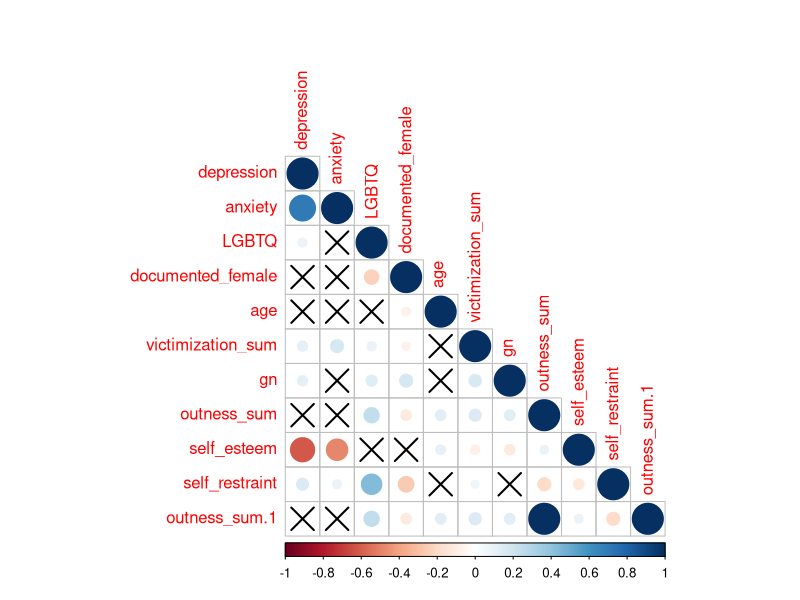

Generate this figure with R: (Note: this script raises an error after producing the figure.)
## ---- chunk 1
knitr::opts_chunk$set(echo = TRUE)
## ---- chunk 2
df <- read.csv("lgbtPKU.csv")
dim(df)
## ---- chunk 3
library(dplyr)
library(tidyverse)

# renaming for categorical and ordinals
df <- df %>%
  rename(nationality = Q4,
         ethnicity = Q5,
         department = Q6,
         grade = Q7,
         previous_residency = Q8,
         sexual_orientation = Q12,
         nonconformity_masculine = Q14,
         nonconformity_feminine = Q15,
         support_from_queer = Q25_行1,
         support_from_nonqueer = Q25_行1,
         )

#manipulations
df$age <- 33 - df$Q3
df$self_restraint_teacher <- 5 - df$Q18
df$documented_male <- 2 - df$Q9
df$documented_female <- 1 - df$documented_male

df$assigned_male <- ifelse(df$Q10 != 3, 2 - df$Q10, NA)
df$assigned_female <- 1 - df$assigned_male

df$cisgender <- 2 - df$Q11
df$transgender <- 1 - df$cisgender

library(fastDummies)
df <- dummy_cols(df, select_columns = "sexual_orientation", remove_first_dummy = TRUE)

df$singleness <- ifelse(df$Q13 == 1, 1, 0)

df$gn <- ifelse(df$nonconformity_masculine == -3, 
             df$nonconformity_feminine, df$nonconformity_masculine)

df$outness <- 2 - df$Q16
df$out_to_teacher <- ifelse(df$Q17 == 1, 1, 0)
df$public_out = ifelse(df$Q21 == 1, 1, 0)
df$out_to_queer_friends = ifelse(df$Q23 == -3, 1, df$Q23)
df$out_to_nonqueer_friends = ifelse(df$Q24 == -3, 1, df$Q24)

#LGBTQ+
df$LGBTQ <- ifelse(df$Q10 != 3 & df$cisgender == 1 & df$sexual_orientation == 2, 0, 1)

#perceived LGBTQ+-affirming attitude
df$perceived_acceptance_teacher = 5 - df$Q19
df$perceived_acceptance_student = 5 - df$Q28

df$victimization_teacher <- 1 - df$Q20_选项17
df$victimization_student <- 1 - df$Q29_选项14
df$victimization_ever <- ifelse(df$victimization_teacher == 1 | df$victimization_student == 1, 1, 0)

#Self-restraint of gender expression
df$self_restraint_allstudent <- 10 - df$Q27_行1 - df$Q27_行2
df$self_restraint_otherLGBTQ <- 5 - df$Q27_行1
df$self_restraint_otherstudents <- 5 - df$Q27_行2
df$self_restraint <- df$self_restraint_teacher + df$self_restraint_allstudent - 3

# self-esteem: Rosenberg Self-Esteem Scale, RSES
df <- df %>%
  mutate(
    Q31_行3_r  = 6 - Q31_行3,
    Q31_行5_r  = 6 - Q31_行5,
    Q31_行8_r  = 6 - Q31_行8,
    Q31_行9_r  = 6 - Q31_行9,
    Q31_行10_r = 6 - Q31_行10)

df <- df %>%
  mutate(
    self_esteem = rowSums(
      select(., all_of(c(
        "Q31_行1", "Q31_行2", "Q31_行3_r", "Q31_行4", "Q31_行5_r",
        "Q31_行6", "Q31_行7", "Q31_行8_r", "Q31_行9_r", "Q31_行10_r"
      ))),
      na.rm = TRUE
    )
  )

# depression: Center for Epidemiologic Studies Depression Scale, CESD 9-item Chinese version
df <- df %>%
  mutate(
    Q30_行5_r = 5 - Q30_行5,
    Q30_行7_r = 5 - Q30_行7)

df <- df %>%
  mutate(
    depression = Q30_行1 + Q30_行2 + Q30_行3 + Q30_行4 + 
                 Q30_行5_r + Q30_行6 + Q30_行7_r + Q30_行8 + Q30_行9
  )

#anxiety: Generalized Anxiety Disorder Scale, GAD-7
df <- df %>%
  mutate(
    anxiety = rowSums(select(., all_of(c("Q32_行1", "Q32_行2", "Q32_行3", "Q32_行4", "Q32_行5", "Q32_行6", "Q32_行7"))),
                      na.rm = TRUE))
## ---- chunk 4
#check inconsistent cases
#transgender
df %>%
  filter((documented_female == 1 & assigned_male == 1 & transgender == 0) | (documented_male == 1 & assigned_female == 1 & transgender == 0))

#outness
df %>%
  filter((outness == 0 & out_to_teacher== 1) | (outness == 0 & public_out == 1))


#outness in nonLGBTQ
#SOGIE-based victimization among non-LGBTQ+
df %>%
  filter(LGBTQ == 0 & outness == 1)

df %>%
  filter(LGBTQ == 0 & out_to_teacher == 1)
## ---- chunk 5
#drop one inconsistent case
df1 <- df %>%
  filter(!((documented_female == 1 & assigned_male == 1 & transgender == 0) | (documented_male == 1 & assigned_female == 1 & transgender == 0)) %in% TRUE)
dim(df1)
## ---- chunk 6
#drop two
df1 <- df1 %>%
  filter(!(LGBTQ == 0 & outness == 1))
dim(df1)
## ---- chunk 7
#drop inconsistent case
#constantly filling the same value for multiple question matrices
df1 <- df1 %>%
  filter(!(index == 1273))
dim(df1)
## ---- chunk 8
#drop age under 18
df1 <- df1 %>%
  filter(!(age < 18))
dim(df1)
## ---- chunk 9
df1 %>%
  select(LGBTQ, documented_female, transgender, sexual_orientation, 
         gn, outness, 
         age, nationality, ethnicity, department, grade, previous_residency, 
         victimization_teacher, victimization_student, victimization_ever ) %>%
  summary
## ---- chunk 10
#value counts
lapply(df1[,c('LGBTQ','sexual_orientation', 'gn', 'outness', 'out_to_queer_friends', 
              'out_to_nonqueer_friends', 'out_to_teacher', 'public_out',
             'nationality', 'age', 'victimization_teacher', 'victimization_student', 'victimization_ever')], table)
## ---- chunk 11
library(psych)
describe(df1[, c("depression", "anxiety")])
aggregate(depression ~ LGBTQ, data = df1, mean)
aggregate(depression ~ LGBTQ, data = df1, sd)
aggregate(anxiety ~ LGBTQ, data = df1, mean)
aggregate(anxiety ~ LGBTQ, data = df1, sd)
## ---- chunk 12
#self-restraint
table(df1$self_restraint_teacher)
table(df1$self_restraint_otherLGBTQ)
table(df1$self_restraint_otherstudents)

table(df1$self_restraint_allstudent)
table(df1$self_restraint)
summary(df1$self_restraint)
## ---- chunk 13
library(psych)
alpha_sr <- alpha(df1[, c("self_restraint_teacher", "self_restraint_otherLGBTQ", "self_restraint_otherstudents")])
print(alpha_sr)
## ---- chunk 14
#Cronbach's alpha
library(psych)
alpha(df1[c("self_restraint_teacher", "self_restraint_otherLGBTQ", "self_restraint_otherstudents")])
#not valid for this formative construct
## ---- chunk 15
#correlation
cor(df1[,c("self_restraint_teacher",
           "self_restraint_otherLGBTQ",
           "self_restraint_otherstudents")],
    use="pairwise.complete.obs")
## ---- chunk 16
#review of self-restraint sum
sr_varlist <- c("self_restraint_teacher", "self_restraint_otherstudents", "self_restraint_otherLGBTQ", "self_restraint")

#restraint among LGBTQ+
print("Among LGBTQ+")
for (v in sr_varlist) {
  cat(":\n")
  df1 %>%
    filter(LGBTQ == 1) %>%
    count(.data[[v]]) %>%
    mutate(percent = n / sum(n) * 100) %>%
    print()
  cat("\n")
}

#restraint among non-LGBTQ+
print("Among non-LGBTQ+")
for (v in sr_varlist) {
  cat(":\n")
  df1 %>%
    filter(LGBTQ == 0) %>%
    count(.data[[v]]) %>%
    mutate(percent = n / sum(n) * 100) %>%
    print()
  cat("\n")
}
## ---- chunk 17
describe(df1$self_restraint)
## ---- chunk 18
aggregate(self_restraint ~ LGBTQ, data = df1, mean)
aggregate(self_restraint ~ LGBTQ, data = df1, sd)
aggregate(gn ~ LGBTQ, data = df1, mean)
aggregate(gn ~ LGBTQ, data = df1, sd)
## ---- chunk 19
lapply(df1[, paste0('Q20_选项',1:15)], table)
lapply(df1[, paste0('Q29_选项', 1:12)], table)
## ---- chunk 20
#count
df1$victim_teacher_count <- rowSums(df1[, paste0('Q20_选项', 1:15)])
df1$victim_student_count <- rowSums(df1[, paste0('Q29_选项', 1:12)])
df1$victimization_count <- df1$victim_teacher_count + df1$victim_student_count

table(df1$victim_teacher_count)
table(df1$victim_student_count)
table(df1$victimization_count)
## ---- chunk 21
df1 %>% top_n(3, victim_teacher_count)
df1 %>% top_n(3, victim_student_count)
## ---- chunk 22
#SOGIE-based victimization among non-LGBTQ+
df1 %>%
  filter(LGBTQ == 1) %>%
  count(victimization_ever)

df1 %>%
  filter(LGBTQ == 0) %>%
  count(victimization_ever)

df1 %>%
  filter((LGBTQ == 0 & victimization_ever == 1))
## ---- chunk 23
#Kuder-Richardson Formula 20 (KR-20)
kr20_result1 <- psych::alpha((df1[paste0("Q20_选项", 1:15)]), check.keys = TRUE)
print(kr20_result1)

kr20_result2 <- psych::alpha((df1[paste0("Q29_选项", 1:12)]), check.keys = TRUE)
print(kr20_result2)
#not valid for this formative construct
## ---- chunk 24
#Victimization weighted sum score
# microaggression *1; moderate violence & discrimination *2; severe violence *3
df1$victm_teacher_sum <- 
  1 * df1$Q20_选项1 + 1 * df1$Q20_选项3 + 1 * df1$Q20_选项4 +
  2 * df1$Q20_选项2 + 2 * df1$Q20_选项6 + 2 * df1$Q20_选项7 + 2 * df1$Q20_选项8 +
  2 * df1$Q20_选项9 + 2 * df1$Q20_选项10 + 2 * df1$Q20_选项11 + 2 * df1$Q20_选项12 + 2 * df1$Q20_选项15 +
  3 * df1$Q20_选项5 + 3 * df1$Q20_选项13 + 3 * df1$Q20_选项14
  
df1$victm_student_sum <-
  1 * df1$Q29_选项1 + 1 * df1$Q29_选项3 + 1 * df1$Q29_选项4 +
  2 * df1$Q29_选项2 + 2 * df1$Q29_选项6 + 2 * df1$Q29_选项7 + 2 * df1$Q29_选项8 +
  2 * df1$Q29_选项9 + 2 * df1$Q29_选项12 +
  3 * df1$Q29_选项5 + 3 * df1$Q29_选项10 + 3 * df1$Q29_选项11

df1$victimization_sum <- df1$victm_teacher_sum + df1$victm_student_sum

table(df1$victm_teacher_sum)
table(df1$victm_student_sum)
table(df1$victimization_sum)

df1 %>% slice_max(victm_teacher_sum, n = 10)
df1 %>% slice_max(victm_student_sum, n = 10)
df1 %>% slice_max(victimization_sum, n = 10)
## ---- chunk 25
describe(df1$victimization_sum)
aggregate(victimization_sum ~ LGBTQ, data =df1, mean)
aggregate(victimization_sum ~ LGBTQ, data =df1, sd)
## ---- chunk 26
#convert 1-5 to 0-1
df1$out_to_teacher_norm <- df1$out_to_teacher
df1$out_to_queer_friends_norm <- (df1$out_to_queer_friends - 1)/4  # 1-5 -> 0-1
df1$out_to_nonqueer_friends_norm <- (df1$out_to_nonqueer_friends - 1)/4  # 1-5 -> 0-1

table(df1$out_to_teacher_norm)
table(df1$out_to_queer_friends_norm)
table(df1$out_to_nonqueer_friends_norm)
print("----------")
print("binary outness:")
table(df1$outness)
print("outness-three score sum:")
df1$outness_sum <- rowSums(df1[,c("out_to_teacher_norm","out_to_queer_friends_norm","out_to_nonqueer_friends_norm")])
table(df1$outness_sum)
summary(df1$outness_sum)
## ---- chunk 27
keyvariables <- c("depression","anxiety", "LGBTQ", "documented_female", "age", 
                  "victimization_sum", "gn", "outness_sum", "self_esteem", "self_restraint","outness_sum")

corr.test(df1[, keyvariables])
## ---- chunk 28
corr_res <- corr.test(df1[, keyvariables])
corr_matrix <- corr_res$r
p_matrix <- corr_res$p

library(corrplot)

corrplot(corr_matrix, 
         method = "circle", 
         type = "lower",
         p.mat = p_matrix,       # 传入 p 值矩阵
         sig.level = 0.05,       # 显著性阈值
         insig = "pch") 
## ---- chunk 29
#simple linear regression: Mental health ~ LGBTQ+ identity
s1s1_dep_model <- lm(depression ~ LGBTQ, data = df1)
summary(s1s1_dep_model)

s1s1_anx_model <- lm(anxiety ~ LGBTQ, data = df1)
summary(s1s1_anx_model)
## ---- chunk 30
library('lavaan')
# SEM: Identity -> victimization + self-restrain -> depression
s1_dep_model <- '
  # outcome
  depression ~ a*LGBTQ + b*victimization_sum + c*self_restraint + f1*documented_female
  
  # mediation paths
  victimization_sum ~ d*LGBTQ + f2*documented_female
  self_restraint ~ e*LGBTQ + f3*documented_female

  # self-esteem
  self_esteem ~~ victimization_sum
  self_esteem ~~ self_restraint
  self_esteem ~~ depression
  self_esteem ~~ LGBTQ
  gn ~~ self_restraint
  gn ~~ victimization_sum

  # indirect effects
  indirect_victimization := b*d
  indirect_selfrestraint := e*c
  total_indirect := indirect_victimization + indirect_selfrestraint

  # total effect
  total_effect := a + total_indirect
'

s1_dep_fit <- sem(s1_dep_model, data=df1, estimator="ML", se="bootstrap" , bootstrap=1000)
summary(s1_dep_fit, standardized=TRUE, fit.measures=TRUE)
## ---- chunk 31
# SEM: Identity -> victimization + self-restrain -> anxiety
s1_anx_model <- '
  # outcome
  anxiety ~ a*LGBTQ + b*victimization_sum + c*self_restraint + f1*documented_female
  
  # mediation paths
  victimization_sum ~ d*LGBTQ + f2*documented_female
  self_restraint ~ e*LGBTQ + f3*documented_female

  # self-esteem
  self_esteem ~~ victimization_sum
  self_esteem ~~ self_restraint
  self_esteem ~~ anxiety
  self_esteem ~~ LGBTQ
  gn ~~ self_restraint
  gn ~~ victimization_sum

  # indirect effects
  indirect_victimization := b*d
  indirect_selfrestraint := e*c
  total_indirect := indirect_victimization + indirect_selfrestraint

  # total effect
  total_effect := a + total_indirect
'

s1_anx_fit <- sem(s1_anx_model, data=df1, estimator="ML", se="bootstrap" , bootstrap=1000)
summary(s1_anx_fit, standardized=TRUE, fit.measures=TRUE)

## ---- chunk 32
#simple linear regression: Mental health ~ Gender nonconformity
s2s1_dep_model <- lm(depression ~ gn, data = df1)
summary(s2s1_dep_model)

s2s1_anx_model <- lm(anxiety ~ gn, data = df1)
summary(s2s1_anx_model)
## ---- chunk 33
# SEM: Gender nonconformity -> victimization + self-restrain -> depression
s2_dep_model <- '
  # outcome
  depression ~ a*gn + b*victimization_sum + c*self_restraint + f1*documented_female
  
  # mediation paths
  victimization_sum ~ d*gn + f2*documented_female
  self_restraint ~ e*gn + f3*documented_female

  # accounting for:
  self_esteem ~~ victimization_sum
  self_esteem ~~ self_restraint
  self_esteem ~~ depression
  self_esteem ~~ gn
  self_esteem ~~ LGBTQ
  self_esteem ~~ outness_sum
  outness_sum ~~ depression
  outness_sum ~~ self_restraint
  outness_sum ~~ victimization_sum
  outness_sum ~~ gn
  outness_sum ~ LGBTQ
  LGBTQ ~~ self_restraint
  LGBTQ ~~ victimization_sum
  LGBTQ ~~ gn
  LGBTQ ~~ depression
  gn ~ documented_female
  
  # indirect effects
  indirect_victimization := b*d
  indirect_selfrestraint := e*c
  total_indirect := indirect_victimization + indirect_selfrestraint

  # total effect
  total_effect := a + total_indirect
'

s2_dep_fit <- sem(s2_dep_model, data=df1, estimator="ML", se="bootstrap" , bootstrap=1000)
summary(s2_dep_fit, standardized=TRUE, fit.measures=TRUE)
## ---- chunk 34
#with LGBTQ as moderator
df1$interaction_gn_LGBTQ <- df1$gn * df1$LGBTQ
df1$interaction_selfrest_LGBTQ <- df1$self_restraint * df1$LGBTQ

# SEM: Gender nonconformity -> victimization + self-restrain -> depression
s2_dep_model_moderated <- '
  # outcome
  depression ~ a*gn + b*victimization_sum + c*self_restraint + h*interaction_selfrest_LGBTQ + f1*documented_female
  
  # mediation paths
  victimization_sum ~ d*gn + f2*documented_female
  self_restraint ~ e*gn + g*interaction_gn_LGBTQ + f3*documented_female

  # accounting for:
  self_esteem ~~ victimization_sum
  self_esteem ~~ self_restraint
  self_esteem ~~ depression
  self_esteem ~~ gn
  self_esteem ~~ LGBTQ
  self_esteem ~~ outness_sum
  outness_sum ~~ depression
  outness_sum ~~ self_restraint
  outness_sum ~~ victimization_sum
  outness_sum ~~ gn
  outness_sum ~ LGBTQ
  LGBTQ ~~ self_restraint
  LGBTQ ~~ victimization_sum
  LGBTQ ~~ gn
  LGBTQ ~~ depression
  gn ~ documented_female
  
  # indirect effects
  indirect_sr_LGBTQ0 := e * c
  indirect_sr_LGBTQ1 := (e + g) * (c + h)
  indirect_victimization := b*d
  total_indirect_LGBTQ0 := indirect_victimization + indirect_sr_LGBTQ0
  total_indirect_LGBTQ1 := indirect_victimization + indirect_sr_LGBTQ1

  # total effect
  total_effect_LGBTQ0 := a + total_indirect_LGBTQ0
  total_effect_LGBTQ1 := a + total_indirect_LGBTQ1
'

s2_dep_fit_moderated <- sem(s2_dep_model_moderated, data=df1, estimator="ML", se="bootstrap" , bootstrap=1000)
summary(s2_dep_fit_moderated, standardized=TRUE, fit.measures=TRUE)
## ---- chunk 35
# SEM: Gender nonconformity -> victimization + self-restrain -> anxiety
s2_anx_model <- '
  # outcome
  anxiety ~ a*gn + b*victimization_sum + c*self_restraint + f1*documented_female
  
  # mediation paths
  victimization_sum ~ d*gn + f2*documented_female
  self_restraint ~ e*gn + f3*documented_female

  # accounting for:
  self_esteem ~~ victimization_sum
  self_esteem ~~ self_restraint
  self_esteem ~~ anxiety
  self_esteem ~~ gn
  self_esteem ~~ LGBTQ
  self_esteem ~~ outness
  outness ~~ anxiety
  outness ~~ self_restraint
  outness ~~ victimization_sum
  outness ~~ gn
  outness ~ LGBTQ
  LGBTQ ~~ self_restraint
  LGBTQ ~~ victimization_sum
  LGBTQ ~~ gn
  LGBTQ ~~ anxiety
  gn ~ documented_female

  # indirect effects
  indirect_victimization := b*d
  indirect_selfrestraint := e*c
  total_indirect := indirect_victimization + indirect_selfrestraint

  # total effect
  total_effect := a + total_indirect
'

s2_anx_fit <- sem(s2_anx_model, data=df1, estimator="ML", se="bootstrap" , bootstrap=1000)
summary(s2_anx_fit, standardized=TRUE, fit.measures=TRUE)
## ---- chunk 36
#with LGBTQ as moderator
# SEM: Gender nonconformity -> victimization + self-restrain -> anxiety
s2_anx_model_moderated <- '
  # outcome
  anxiety ~ a*gn + b*victimization_sum + c*self_restraint + h*interaction_selfrest_LGBTQ + f1*documented_female
  
  # mediation paths
  victimization_sum ~ d*gn + f2*documented_female
  self_restraint ~ e*gn + g*interaction_gn_LGBTQ + f3*documented_female

  # accounting for:
  self_esteem ~~ victimization_sum
  self_esteem ~~ self_restraint
  self_esteem ~~ anxiety
  self_esteem ~~ gn
  self_esteem ~~ LGBTQ
  self_esteem ~~ outness_sum
  outness_sum ~~ anxiety
  outness_sum ~~ self_restraint
  outness_sum ~~ victimization_sum
  outness_sum ~~ gn
  outness_sum ~ LGBTQ
  LGBTQ ~~ self_restraint
  LGBTQ ~~ victimization_sum
  LGBTQ ~~ gn
  LGBTQ ~~ anxiety
  gn ~ documented_female
  
  # indirect effects
  indirect_sr_LGBTQ0 := e * c
  indirect_sr_LGBTQ1 := (e + g) * (c + h)
  indirect_victimization := b*d
  total_indirect_LGBTQ0 := indirect_victimization + indirect_sr_LGBTQ0
  total_indirect_LGBTQ1 := indirect_victimization + indirect_sr_LGBTQ1

  # total effect
  total_effect_LGBTQ0 := a + total_indirect_LGBTQ0
  total_effect_LGBTQ1 := a + total_indirect_LGBTQ1
'

s2_anx_fit_moderated <- sem(s2_anx_model_moderated, data=df1, estimator="ML", se="bootstrap" , bootstrap=1000)
summary(s2_anx_fit_moderated, standardized=TRUE, fit.measures=TRUE)
## ---- chunk 37
#interaction terms
df1$interaction_se_gn <- df1$gn * df1$self_esteem
df1$interaction_se_sr <- df1$self_esteem * df1$self_restraint
df1$interaction_se_victimization <- df1$self_esteem * df1$victimization_sum
## ---- chunk 38
#dep
s3_dep_model <- '
  # outcome
  depression ~ a*gn + b*victimization_sum + c*self_restraint + f1*documented_female + e1*interaction_se_sr + e2*interaction_se_victimization + self_esteem
  
  # moderated mediation paths
  victimization_sum ~ d*gn + f2*documented_female + e3*interaction_se_gn + self_esteem
  self_restraint ~ e*gn + f3*documented_female  + e4*interaction_se_gn + self_esteem

  # accounting for:
  self_esteem ~~ LGBTQ
  self_esteem ~~ outness
  outness ~~ depression
  outness ~~ self_restraint
  outness ~~ victimization_sum
  outness ~~ gn
  outness ~ LGBTQ
  LGBTQ ~~ self_restraint
  LGBTQ ~~ victimization_sum
  LGBTQ ~~ gn
  LGBTQ ~~ depression
  
  # indirect effects
  indirect_vic_low := (d + e3*(-1)) * (b + e2*(-1))
  indirect_vic_mean := (d + e3*(0)) * (b + e2*(0))
  indirect_vic_high := (d + e3*(1)) * (b + e2*(1))
  
  indirect_sr_low := (e + e4*(-1)) * (c + e1*(-1))
  indirect_sr_mean := (e + e4*(0)) * (c + e1*(0))
  indirect_sr_high := (e + e4*(1)) * (c + e1*(1))
'

s3_dep_fit <- sem(s3_dep_model, data=df1, estimator="ML", se="bootstrap" , bootstrap=1000)
summary(s3_dep_fit, standardized=TRUE, fit.measures=TRUE)

## ---- chunk 39
#anx
s3_anx_model <- '
  # outcome
  anxiety ~ a*gn + b*victimization_sum + c*self_restraint + f1*documented_female + e1*interaction_se_sr + e2*interaction_se_victimization + self_esteem
  
  # moderated mediation paths
  victimization_sum ~ d*gn + f2*documented_female + e3*interaction_se_gn + self_esteem
  self_restraint ~ e*gn + f3*documented_female  + e4*interaction_se_gn + self_esteem

  # accounting for:
  self_esteem ~~ LGBTQ
  self_esteem ~~ outness
  outness ~~ anxiety
  outness ~~ self_restraint
  outness ~~ victimization_sum
  outness ~~ gn
  outness ~ LGBTQ
  LGBTQ ~~ self_restraint
  LGBTQ ~~ victimization_sum
  LGBTQ ~~ gn
  LGBTQ ~~ anxiety
  
  # indirect effects
  indirect_vic_low := (d + e3*(-1)) * (b + e2*(-1))
  indirect_vic_mean := (d + e3*(0)) * (b + e2*(0))
  indirect_vic_high := (d + e3*(1)) * (b + e2*(1))
  
  indirect_sr_low := (e + e4*(-1)) * (c + e1*(-1))
  indirect_sr_mean := (e + e4*(0)) * (c + e1*(0))
  indirect_sr_high := (e + e4*(1)) * (c + e1*(1))
'

s3_anx_fit <- sem(s3_anx_model, data=df1, estimator="ML", se="bootstrap" , bootstrap=1000)
summary(s3_anx_fit, standardized=TRUE, fit.measures=TRUE)

## ---- chunk 40
#substitution: victimization_count
s4_dep_model <- '
  # outcome
  depression ~ a*gn + b*victimization_count + c*self_restraint + f1*documented_female
  
  # mediation paths
  victimization_count ~ d*gn + f2*documented_female
  self_restraint ~ e*gn + f3*documented_female

  # accounting for:
  self_esteem ~~ victimization_count
  self_esteem ~~ self_restraint
  self_esteem ~~ depression
  self_esteem ~~ gn
  self_esteem ~~ LGBTQ
  self_esteem ~~ outness
  outness ~~ depression
  outness ~~ self_restraint
  outness ~~ victimization_count
  outness ~~ gn
  outness ~ LGBTQ
  LGBTQ ~~ self_restraint
  LGBTQ ~~ victimization_count
  LGBTQ ~~ gn
  LGBTQ ~~ depression
  
  # indirect effects
  indirect_victimization := b*d
  indirect_selfrestraint := e*c
  total_indirect := indirect_victimization + indirect_selfrestraint

  # total effect
  total_effect := a + total_indirect
'

s4_dep_fit <- sem(s4_dep_model, data=df1, estimator="ML", se="bootstrap" , bootstrap=1000)
summary(s4_dep_fit, standardized=TRUE, fit.measures=TRUE)
## ---- chunk 41
s4_anx_model <- '
  # outcome
  anxiety ~ a*gn + b*victimization_count + c*self_restraint + f1*documented_female
  
  # mediation paths
  victimization_count ~ d*gn + f2*documented_female
  self_restraint ~ e*gn + f3*documented_female

  # accounting for:
  self_esteem ~~ victimization_count
  self_esteem ~~ self_restraint
  self_esteem ~~ anxiety
  self_esteem ~~ gn
  self_esteem ~~ LGBTQ
  self_esteem ~~ outness
  outness ~~ anxiety
  outness ~~ self_restraint
  outness ~~ victimization_count
  outness ~~ gn
  outness ~ LGBTQ
  LGBTQ ~~ self_restraint
  LGBTQ ~~ victimization_count
  LGBTQ ~~ gn
  LGBTQ ~~ anxiety

  # indirect effects
  indirect_victimization := b*d
  indirect_selfrestraint := e*c
  total_indirect := indirect_victimization + indirect_selfrestraint

  # total effect
  total_effect := a + total_indirect
'

s4_anx_fit <- sem(s4_anx_model, data=df1, estimator="ML", se="bootstrap" , bootstrap=1000)
summary(s4_anx_fit, standardized=TRUE, fit.measures=TRUE)
## ---- chunk 42
#substitution: victimization_ever
s5_dep_model <- '
  # outcome
  depression ~ a*gn + b*victimization_ever + c*self_restraint + f1*documented_female
  
  # mediation paths
  victimization_ever ~ d*gn + f2*documented_female
  self_restraint ~ e*gn + f3*documented_female

  # accounting for:
  self_esteem ~~ victimization_ever
  self_esteem ~~ self_restraint
  self_esteem ~~ depression
  self_esteem ~~ gn
  self_esteem ~~ LGBTQ
  self_esteem ~~ outness
  outness ~~ depression
  outness ~~ self_restraint
  outness ~~ victimization_ever
  outness ~~ gn
  outness ~ LGBTQ
  LGBTQ ~~ self_restraint
  LGBTQ ~~ victimization_ever
  LGBTQ ~~ gn
  LGBTQ ~~ depression
  
  # indirect effects
  indirect_victimization := b*d
  indirect_selfrestraint := e*c
  total_indirect := indirect_victimization + indirect_selfrestraint

  # total effect
  total_effect := a + total_indirect
'

s5_dep_fit <- sem(s5_dep_model, data=df1, estimator="ML", se="bootstrap" , bootstrap=1000)
summary(s5_dep_fit, standardized=TRUE, fit.measures=TRUE)
## ---- chunk 43
s5_anx_model <- '
  # outcome
  anxiety ~ a*gn + b*victimization_ever + c*self_restraint + f1*documented_female
  
  # mediation paths
  victimization_ever ~ d*gn + f2*documented_female
  self_restraint ~ e*gn + f3*documented_female

  # accounting for:
  self_esteem ~~ victimization_ever
  self_esteem ~~ self_restraint
  self_esteem ~~ anxiety
  self_esteem ~~ gn
  self_esteem ~~ LGBTQ
  self_esteem ~~ outness
  outness ~~ anxiety
  outness ~~ self_restraint
  outness ~~ victimization_ever
  outness ~~ gn
  outness ~ LGBTQ
  LGBTQ ~~ self_restraint
  LGBTQ ~~ victimization_ever
  LGBTQ ~~ gn
  LGBTQ ~~ anxiety

  # indirect effects
  indirect_victimization := b*d
  indirect_selfrestraint := e*c
  total_indirect := indirect_victimization + indirect_selfrestraint

  # total effect
  total_effect := a + total_indirect
'

s5_anx_fit <- sem(s5_anx_model, data=df1, estimator="ML", se="bootstrap" , bootstrap=1000)
summary(s5_anx_fit, standardized=TRUE, fit.measures=TRUE)
## ---- chunk 44
s6_dep_model <- '
  # outcome
  depression ~ a*gn + b*victimization_sum + c*self_restraint + f1*documented_female
  
  # mediation paths
  victimization_sum ~ d*gn + f2*documented_female
  self_restraint ~ e*gn + f3*documented_female

  # accounting for:
  self_esteem ~~ victimization_sum
  self_esteem ~~ self_restraint
  self_esteem ~~ depression
  self_esteem ~~ gn
  self_esteem ~~ LGBTQ
  self_esteem ~~ outness
  outness ~~ depression
  outness ~~ self_restraint
  outness ~~ victimization_sum
  outness ~~ gn
  outness ~ LGBTQ
  LGBTQ ~~ self_restraint
  LGBTQ ~~ victimization_sum
  LGBTQ ~~ gn
  LGBTQ ~~ depression
  
  # indirect effects
  indirect_victimization := b*d
  indirect_selfrestraint := e*c
  total_indirect := indirect_victimization + indirect_selfrestraint

  # total effect
  total_effect := a + total_indirect
'

s6_dep_fit <- sem(s6_dep_model, data=df1, estimator="ML", se="bootstrap" , bootstrap=1000)
summary(s6_dep_fit, standardized=TRUE, fit.measures=TRUE)
## ---- chunk 45
s6_anx_model <- '
  # outcome
  anxiety ~ a*LGBTQ + b*victimization_sum + c*self_restraint + f1*documented_female
  
  # mediation paths
  victimization_sum ~ d*LGBTQ + f2*documented_female
  self_restraint ~ e*LGBTQ + f3*documented_female
  
  #moderation
  anxiety ~~ victimization_sum*self_esteem
  anxiety ~~ self_restraint*self_esteem

  # self-esteem
  self_esteem ~~ victimization_sum
  self_esteem ~~ self_restraint
  self_esteem ~~ anxiety
  self_esteem ~~ LGBTQ
  gn ~~ self_restraint
  gn ~~ victimization_sum

  # indirect effects
  indirect_victimization := b*d
  indirect_selfrestraint := e*c
  total_indirect := indirect_victimization + indirect_selfrestraint

  # total effect
  total_effect := a + total_indirect
'

s6_anx_fit <- sem(s6_anx_model, data=df1, estimator="ML", se="bootstrap" , bootstrap=1000)
summary(s6_anx_fit, standardized=TRUE, fit.measures=TRUE)
